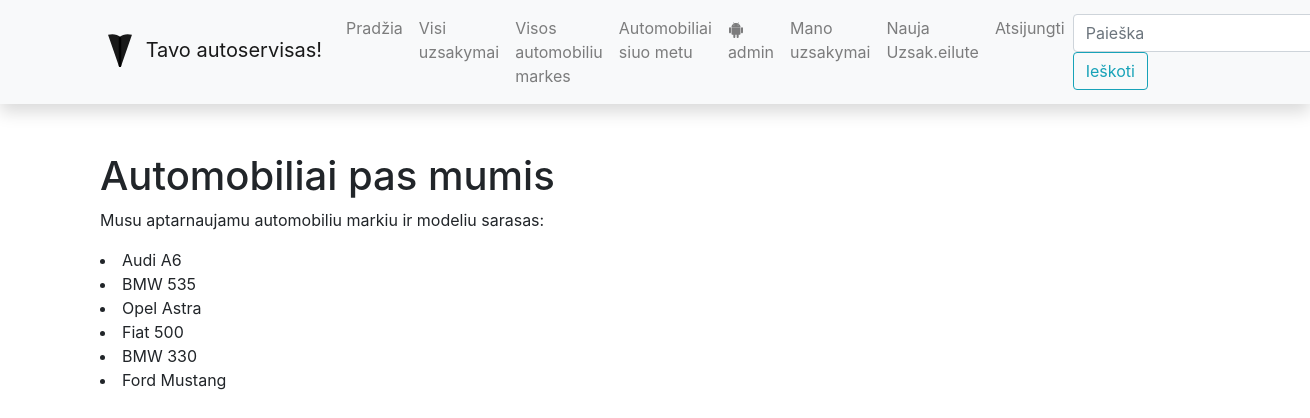
The app's page /autoservisas/modeliai/ (signed in) with its own data.
### autoservisas/models.py (models this page shows, shortened)
class Modelis(models.Model):
    marke = models.CharField('Automobilio marke', max_length=100, help_text='Iveskite automobilio marke')
    modelis = models.CharField('Automobilio modelis', max_length=100, help_text='Iveskite automobilio modeli')
    class Meta:
        verbose_name = "Modelis"
        verbose_name_plural = "Modeliai"

### autoservisas/views.py (the view)
# urls.py: path('modeliai/', views.modeliai, name='modeliai'),
def modeliai(request):
    modeliai_num = Modelis.objects.all()
    context = {'modeliai_num': modeliai_num,
               }
    return render(request, 'modeliai.html', context=context)

### autoservisas/templates/modeliai.html
{% extends "base.html" %}
{% block content %}
<h1>Automobiliai pas mumis</h1>
<p>Musu aptarnaujamu automobiliu markiu ir modeliu sarasas: </p>
{% for auto in modeliai_num %}
<li>{{auto.marke}} {{auto.modelis}}</li>
{% endfor %}
{% endblock %}

### autoservisas/templates/base.html (shortened to what this page needs)
<!DOCTYPE html>
<html lang="en">
<head>
    <link
            rel="stylesheet"
            href="https://stackpath.bootstrapcdn.com/bootstrap/4.1.3/css/bootstrap.min.css"
    />
    <link
            rel="stylesheet"
            href="https://cdnjs.cloudflare.com/ajax/libs/font-awesome/4.7.0/css/font-awesome.min.css"
    />
    {% load static %}
    <link rel="stylesheet" href="{% static 'css/styles.css' %}"/>
</head>
<body>
<nav
        class="navbar navbar-expand-lg navbar-light bg-light static-top mb-5 shadow"
>
    <div class="container">
        <a class="navbar-brand" href="#">
            Tavo autoservisas!</a
        >
        <div class="collapse navbar-collapse" id="navbarResponsive">
            <ul class="navbar-nav ml-auto">
                <li class="nav-item">
                    <a class="nav-link" href="{% url 'index' %}">Pradžia</a>
                </li>
                <li class="nav-item">
                    <a class="nav-link" href="{% url 'uzsakymaseil' %}">Visi uzsakymai</a>
                </li>
                <li class="nav-item">
                    <a class="nav-link" href="{% url 'modeliai' %}">Visos automobiliu markes</a>
                </li>
                <li class="nav-item">
                    <a class="nav-link" href="{% url 'automobiliai' %}">Automobiliai siuo metu</a>
                </li>
                {% if user.is_authenticated%}
                <li class="nav-item"><a class="nav-link" href="{% url 'profilis' %}">
                    {{ user.get_username }}</a></li>
                <li class="nav-item"><a class="nav-link" href="{% url 'my-orders' %}">Mano uzsakymai</a></li>
                <li class="nav-item"><a class="nav-link" href="{% url 'my-order-new' %}">Nauja Uzsak.eilute</a></li>
                <li class="nav-item"><a class="nav-link" href="{% url 'logout'%}">Atsijungti</a></li>
                {% else %}
                <li class="nav-item"><a class="nav-link" href="{% url 'login'%}">Prisijungti</a>
                </li>
                <li class="nav-item"><a class="nav-link" href="{% url 'registration' %}">Registruotis</a></li>
                {% endif %}
            </ul>
            <form
                    class="form-inline my-2 my-lg-0"
                    action="{% url 'search' %}"
                    method="get"
            >
                <input
                        class="form-control mr-sm-2"
                        type="search"
                        placeholder="Paieška"
                        aria-label="Search"
                        name="query"
                />
                <button class="btn btn-outline-info my-2 my-sm-0" type="submit">
                    Ieškoti
                </button>
            </form>
        </div>
    </div>
</nav>
<div class="container">{% block content %}{% endblock %}</div>
</body>
</html>

### records on screen
Modelis: marke "Audi", modelis "A6"
Modelis: marke "BMW", modelis "535"
Modelis: marke "Opel", modelis "Astra"
Modelis: marke "Fiat", modelis "500"
Modelis: marke "BMW", modelis "330"
Modelis: marke "Ford", modelis "Mustang"

### other values on screen
{{ user.get_username }} "admin"
